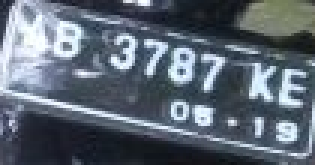
#> input picture data/test_data/DataTest85.png, 105 x 55 px (shown 3 times larger)
$ jupyter execute --allow-errors preprocess.ipynb
#> lines starting #> are read from the running program, lines starting #| are printed output that depends on the picture; after the words box and inside, x2 and y2 are one past the last pixel; in counts of white or black regions, pixels touching at a corner belong together
<h1 style="text-align: center;
            font-size: 2em;
            font-weight: bold;
            background-color: #ffcc00;
            padding: 20px;
            color: #000000;
            margin: 20px;
            line-height: 1.5;">
Preprocessing the Images
</h1>

### **Importing the Libraries**

[cell 1]
import cv2
import numpy as np
import matplotlib.pyplot as plt
import matplotlib.image as mpimg
import os
from PIL import Image

from deskew import determine_skew
from scipy import ndimage

from skimage.filters import threshold_otsu

### **Making baseline functions**

[cell 2]
def read_image(image_file):
    img = cv2.imread(image_file)
    img = cv2.cvtColor(img, cv2.COLOR_BGR2GRAY)
    return img

[cell 3]
def image_scalling(img):
    height, width = img.shape[:2]
    if ( height < 350 or width < 350 ) and ( height > 150 or width > 150 ):
        img = cv2.resize(img, None, fx=4, fy=4, interpolation=cv2.INTER_CUBIC)

    elif ( height < 150 or width < 150 ):
        img = cv2.resize(img, None, fx=8, fy=8, interpolation=cv2.INTER_CUBIC)

    else:
        pass

    return img

[cell 4]
def remove_noise(img):
    img = cv2.medianBlur(img, 5)
    return img

[cell 5]
from scipy.ndimage import rotate

def find_score(image,angle):
    data=rotate(image,angle,reshape=False,order=0)
    hist=np.sum(data,axis=1)
    score = np.sum((hist[1:]-hist[:-1])**2)
    return hist,score

def deskew_image(image):
    bin_img=cv2.bitwise_not(image)
    bin_img=cv2.adaptiveThreshold(bin_img,255,cv2.ADAPTIVE_THRESH_GAUSSIAN_C,cv2.THRESH_BINARY,21,2)
    image=image.reshape(image.shape[0],image.shape[1],1)
    bin_img=bin_img.reshape(bin_img.shape[0],bin_img.shape[1],1)
    delta=1
    limit=5
    angles=np.arange(-limit, limit+delta, delta)
    scores=[]
    for angle in angles:
        hist,score=find_score(bin_img,angle)
        scores.append(score)
    best_score=max(scores)
    best_angle=angles[scores.index(best_score)]
    image = rotate(image,best_angle,reshape=False,order=0)
    return image

[cell 6]
def image_invertion(img):
    thresh = threshold_otsu(img)
    if thresh > 127:
        img = cv2.bitwise_not(img)
    return img

[cell 7]
def image_sharpening(img):
    # Image Structuring Element
    structuringElement = cv2.getStructuringElement(cv2.MORPH_RECT, (50, 50))

    imgTopHat = cv2.morphologyEx(img, cv2.MORPH_TOPHAT, structuringElement)
    imgBlackHat = cv2.morphologyEx(img, cv2.MORPH_BLACKHAT, structuringElement)

    imgGrayscalePlusTopHat = cv2.add(img, imgTopHat)
    img = cv2.subtract(imgGrayscalePlusTopHat, imgBlackHat)

    # Image Kernel Sharpening
    kernel_sharpening = np.array([[-1,-1,-1],
                                [-1, 9,-1],
                                [-1,-1,-1]])
    img = cv2.filter2D(img, -1, kernel_sharpening)

    # Remove Noise
    img = cv2.bilateralFilter(img, 11, 17, 17)

    # Sharpen Edge
    img = cv2.GaussianBlur(img, (5, 5), 0)
    img = cv2.addWeighted(img, 1.5, img, -0.5, 0)

    return img

[cell 8]
def erode_image(img):
    kernel = np.ones((3,3), np.uint8)
    img = cv2.erode(img, kernel, iterations=1)
    return img

[cell 9]
def otsu_thresholding(img):
    thresh = threshold_otsu(img)
    img = img > thresh
    img = img.astype(np.uint8) * 255
    return img

[cell 10]
def image_write(img, image_file, path):
    if not os.path.exists("preprocessed_{}".format(path)):
        os.makedirs("preprocessed_{}".format(path))

    cv2.imwrite("preprocessed_{}/{}".format(path, image_file), img)

[cell 11]
def image_more_contrast(img):
    clahe = cv2.createCLAHE(clipLimit=2.0, tileGridSize=(8,8))
    img = clahe.apply(img)
    return img

[cell 12]
# make result of otsu edge more thinner
# if the text are on black background, use dilate
# if the text are on white background, use erode
def edge_reducing(img):
    # if the background is black
    if np.mean(img) > 127:
        kernel = np.ones((3,3), np.uint8)
        img = cv2.dilate(img, kernel, iterations=2)
    # if the background is white
    else:
        kernel = np.ones((3,3), np.uint8)
        img = cv2.erode(img, kernel, iterations=2)
    return img

[cell 13]
def dir_check(path):
    if not os.path.exists(path):
        print("\033[91m{}\033[00m".format("Error: The path is not exist."))
        return False

    return True

### **Preprocessing Process**

[cell 14]
preprocess_timeline = [
    image_scalling,
    remove_noise,
    deskew_image,
    image_sharpening,
    image_invertion,
    image_more_contrast,
    otsu_thresholding,
    edge_reducing,
]

### **Code Testing**

[cell 15]
# create a step by step preprocess plot
def preprocess_image(path, image_name):
    image_file = "{}/{}".format(path, image_name)

    num_of_process = len(preprocess_timeline) + 1

    fig, axs = plt.subplots(num_of_process, 1, figsize=(20, 20))
    fig.suptitle('Preprocess Image',
                 fontsize=20,
                 fontweight='bold',
                 color='aliceblue',
                 )

    img = read_image(image_file)
    axs[0].imshow(img, cmap='gray')
    axs[0].set_title('Original Image')
    axs[0].axis('off')

    for i in range(1, len(preprocess_timeline)+1):
        # Above this process is to make sure the process is not empty
        _temp_preprocess = preprocess_timeline[i-1](img)
        img = _temp_preprocess

        axs[i].imshow(img, cmap='gray')
        axs[i].set_title(preprocess_timeline[i-1].__name__)
        axs[i].axis('off')

    fig.tight_layout(pad=3.0, w_pad=0.5, h_pad=1.0)

    for ax in axs.flat:
        ax.set_title(ax.get_title(), fontweight='semibold', fontsize='x-large')
        ax.label_outer()

    plt.subplots_adjust(top=0.95)

    plt.show()

[cell 16]
which_folder = "../data/train_data"
which_image = "DataTrain762.png"

#> (the rest of this cell did not finish here and is left out)

[cell 17]
which_folder = "../data/test_data"
which_image = "DataTest85.png"

if (dir_check(which_folder)):
    preprocess_image(which_folder, which_image)
#> call 2 of preprocess_image, with path = '../data/test_data', image_name = 'DataTest85.png'
#> call 2 of read_image, with image_file = '../data/test_data/DataTest85.png'
#> in read_image, img is the input picture: shape (55, 105, 3); mean B, G, R 115.2, 103.6, 93.3
#> the loop in preprocess_image (call 2), `for i in range(1, len(preprocess_timeline)+1):` made 8 passes
#> pass 1, in image_scalling, `img = cv2.resize(img, None, fx=8, fy=8, interpolation=cv2.INTER_CUBIC)`:
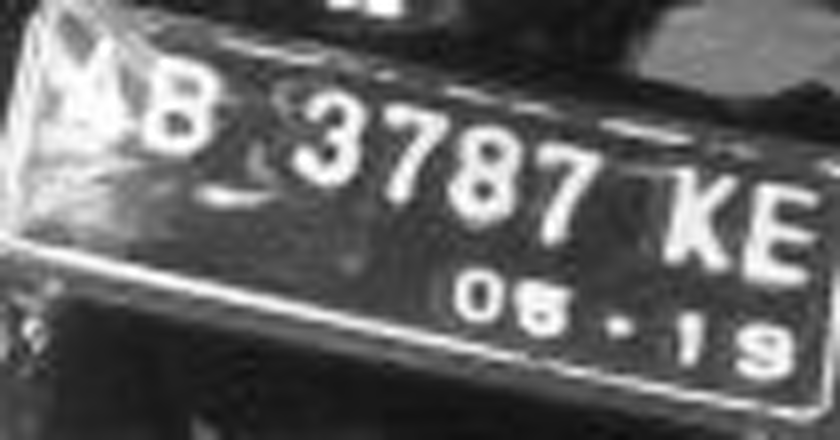
#> img: shape (440, 840); min 12, max 255, mean 101.8
#> pass 3, in deskew_image, `bin_img=cv2.adaptiveThreshold(bin_img,255,cv2.ADAPTIVE_THRESH_GAUSSIAN..`:
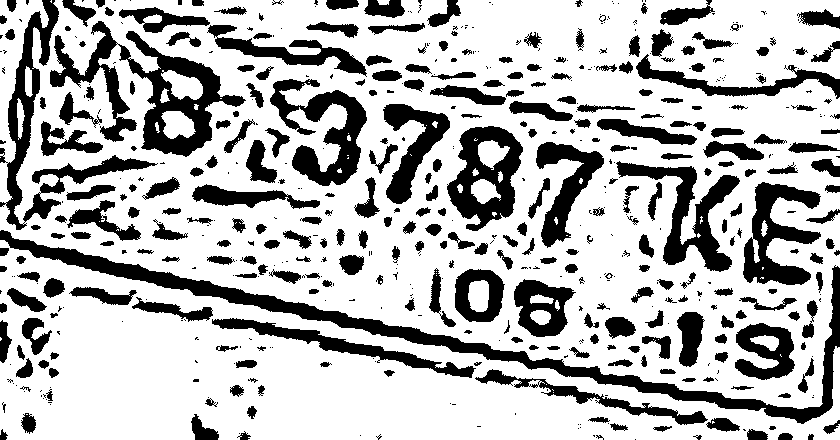
#> bin_img: shape (440, 840); 72.2% white; 569 black regions (273 under 20 px), largest, box (x1, y1, x2, y2) and area: (0, 230, 840, 424) 11272, (50, 21, 246, 157) 7741, (0, 0, 158, 230) 5437
#> after the loop in preprocess_image (call 2), `for i in range(1, len(preprocess_timeline)+1):`:
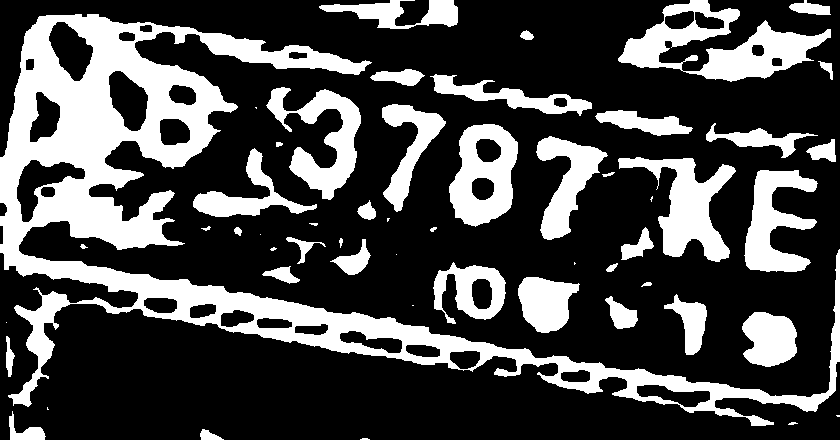
#> img: shape (440, 840); 28.5% white; 54 white regions (13 under 20 px), largest, box (x1, y1, x2, y2) and area: (0, 14, 840, 426) 52401, (618, 0, 831, 82) 7041, (618, 157, 736, 262) 4960
#> in preprocess_image (call 2), `plt.show()`:
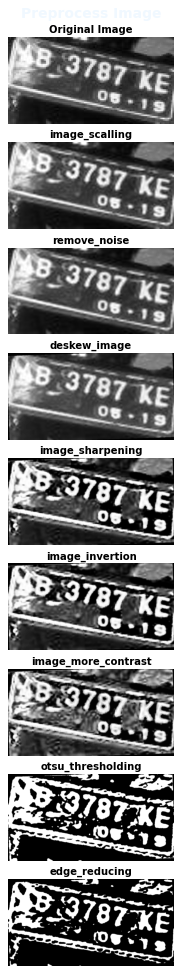
#> figure drawn by matplotlib, 9 panels

### Preprocessed Iteration

[cell 18]
def iter_preprocess_image(path, image_name):
#> called with path = 'train_data', image_name = 'DataTrain612.png'
    image_file = "{}/{}".format(path, image_name)

    img = read_image(image_file)
#> call 3 of read_image, with image_file = 'train_data/DataTrain612.png'
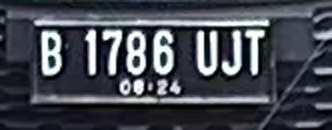
#> input picture data/train_data/DataTrain612.png, 332 x 130 px
#> in read_image, img is the input picture: shape (130, 332, 3); mean B, G, R 81.5, 72.5, 68.7

    for i in range(1, len(preprocess_timeline)+1):
        # Above this process is to make sure the process is not empty
        _temp_preprocess = preprocess_timeline[i-1](img)

        img = _temp_preprocess
#> this loop made 8 passes
#> pass 3, in deskew_image (call 2), `bin_img=cv2.adaptiveThreshold(bin_img,255,cv2.ADAPTIVE_THRESH_GAUSSIAN..`:
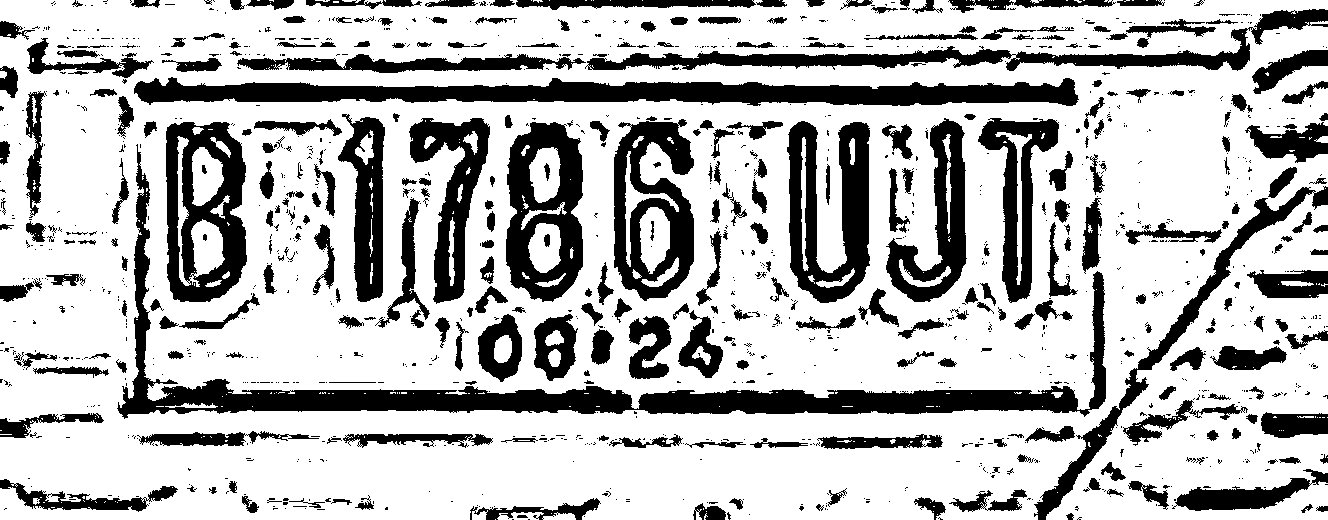
#> bin_img: shape (520, 1328); 72.7% white; 1257 black regions (933 under 20 px), largest, box (x1, y1, x2, y2) and area: (117, 144, 1106, 419) 23826, (134, 77, 1079, 106) 16572, (585, 9, 1328, 71) 8978
#> after the loop:
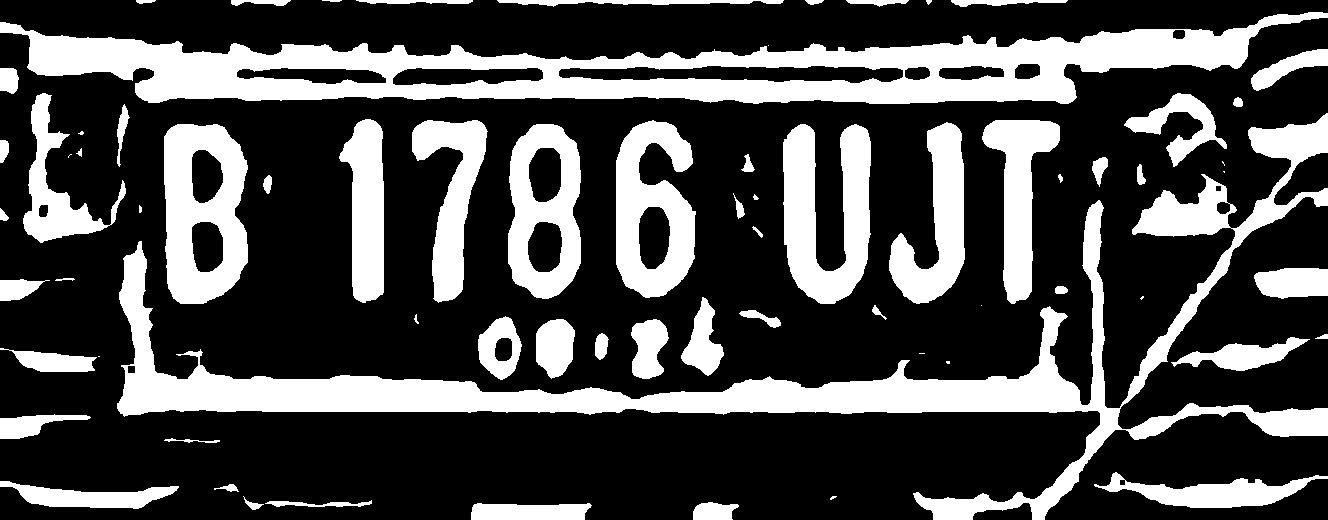
#> img: shape (520, 1328); 29.1% white; 72 white regions (11 under 20 px), largest, box (x1, y1, x2, y2) and area: (117, 113, 1328, 520) 52683, (0, 12, 1328, 104) 48975, (164, 124, 248, 304) 10472

    image_write(img, image_name, path)

[cell 19]
from tqdm import tqdm

def preprocess_all_image(path, which_folder):
    os.chdir("../data")
    if not os.path.exists(path):
        print("\033[91m{}\033[00m".format("Error: The path is not exist."))
        return False

    print("\033[1;31;40m {} \n".format(which_folder))

    total_file = len(os.listdir(path)) - 1

    progress_bar = tqdm(total=total_file)
    progress_bar.set_description("Preprocessing Data")

    for image_name in os.listdir(path):
        if image_name[-4:] == ".png":
            progress_bar.update(1)
            iter_preprocess_image(path, image_name)

    progress_bar.close()
    os.chdir("../src")


# [16 lines of commented-out code are left out]

[cell 20]
preprocess_all_image("train_data", "Train Data")

[cell 21]
preprocess_all_image("test_data", "Test Data")
#> the loop in iter_preprocess_image (call 2), `for i in range(1, len(preprocess_timeline)+1):` made 8 passes
#> pass 3, in find_score (call 24), `data=rotate(image,angle,reshape=False,order=0)`:
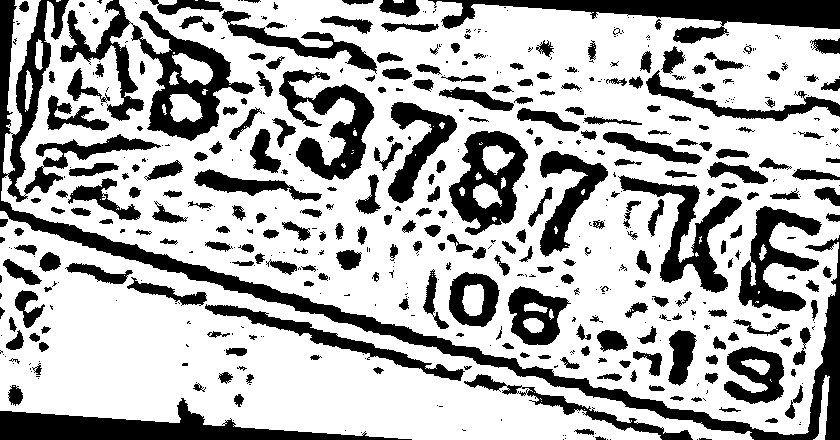
#> data: shape (440, 840, 1); 69.1% white; 540 black regions (268 under 20 px), largest, box (x1, y1, x2, y2) and area: (0, 0, 840, 440) 19353, (60, 0, 255, 141) 7740, (428, 0, 840, 44) 7212
#> pass 3, in find_score (call 25), `data=rotate(image,angle,reshape=False,order=0)`:
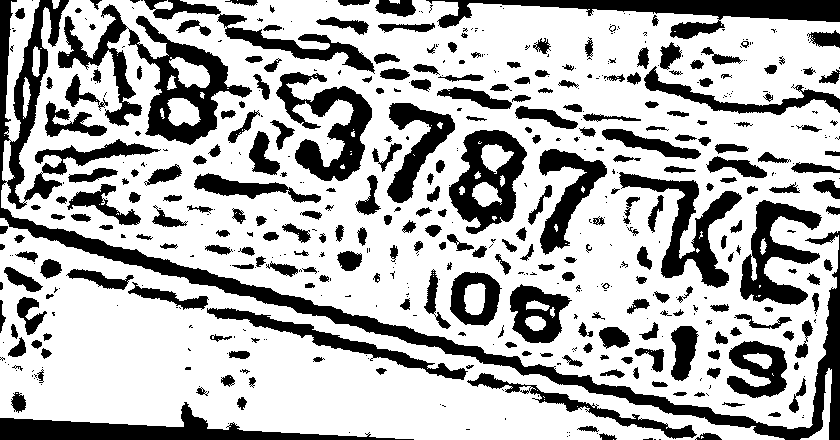
#> data: shape (440, 840, 1); 69.8% white; 541 black regions (268 under 20 px), largest, box (x1, y1, x2, y2) and area: (0, 0, 840, 440) 19054, (58, 4, 252, 145) 7744, (426, 0, 840, 39) 5752
#> pass 3, in find_score (call 26), `data=rotate(image,angle,reshape=False,order=0)`:
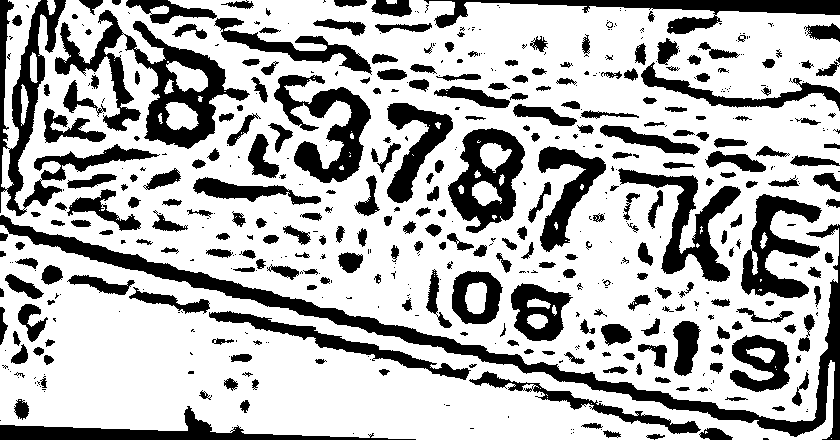
#> data: shape (440, 840, 1); 70.5% white; 541 black regions (263 under 20 px), largest, box (x1, y1, x2, y2) and area: (0, 215, 840, 440) 12349, (55, 10, 250, 149) 7743, (0, 0, 160, 216) 6230
